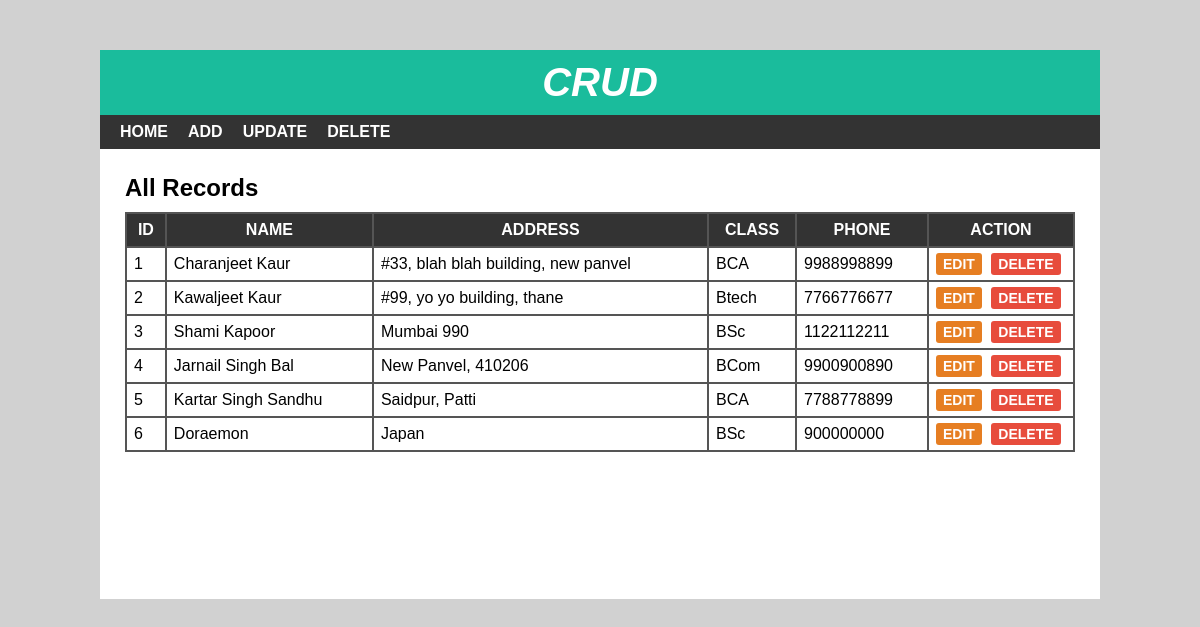
The page / on the database its author committed.
### tables this page shows
CREATE TABLE `student` (
  `sid` int(10) NOT NULL,
  `sname` varchar(30) NOT NULL,
  `saddress` varchar(100) NOT NULL,
  `sclass` int(10) NOT NULL,
  `sphone` varchar(10) NOT NULL
);

CREATE TABLE `studentclass` (
  `cid` int(11) NOT NULL,
  `cname` varchar(15) NOT NULL
);

### index.php (the view, shortened to what this page needs)
<?php
include 'header.php';
?>
<div id="main-content">
    <h2>All Records</h2>
    <?php
        $conn= mysqli_connect("localhost","root","","crud") or die("Connection failed!");
        $sql= "SELECT * FROM student JOIN studentclass WHERE student.sclass = studentclass.cid";
        $result= mysqli_query($conn, $sql) or die("Query Unsuccessful.");
        if(mysqli_num_rows($result) > 0){
    ?>
    <table cellpadding="7px">
        <thead>
        <th>Id</th>
        <th>Name</th>
        <th>Address</th>
        <th>Class</th>
        <th>Phone</th>
        <th>Action</th>
        </thead>
        <tbody>
            <?php
            while($row= mysqli_fetch_assoc($result)){
            ?>
            <tr>
                <td><?php echo $row['sid']; ?></td>
                <td><?php echo $row['sname']; ?></td>
                <td><?php echo $row['saddress']; ?></td>
                <td><?php echo $row['cname']; ?></td>
                <td><?php echo $row['sphone']; ?></td>
                <td>
                    <a href="edit.php?id=<?php echo $row['sid']; ?>">Edit</a>
                    <a href='delete-inline.php?id=<?php echo $row['sid']; ?>'>Delete</a>
                </td>
            </tr>
            <?php } ?>
        </tbody>
    </table>
    <?php }else{
        echo "<h2>No record found</h2>";
    }
    ?>
</div>
</div>
</body>
</html>

### header.php (shortened to what this page needs)
<!DOCTYPE html>
<html lang="en">
<head>
  <link rel="stylesheet" href="css/style.css">
</head>
<body>
    <div id="wrapper">
        <div id="header">
            <h1>Crud</h1>
        </div>
        <div id="menu">
            <ul>
                <li>
                    <a href="index.php">Home</a>
                </li>
                <li>
                    <a href="add.php">Add</a>
                </li>
                <li>
                    <a href="update.php">Update</a>
                </li>
                <li>
                    <a href="delete.php">Delete</a>
                </li>
            </ul>
        </div>

### style.css (style rules this page uses)
body { font:16px arial; margin: 0; padding: 0; background: #d1d1d1; }
#wrapper { width: 1000px; margin: 50px auto 0; background-color: #fff; }
#header { text-align: center; background-color: #1abc9c; padding: 10px; }
#header h1 { color: #fff; font-size: 40px; font-style: italic; font-weight: 700; text-transform: uppercase; margin: 0; }
#menu { background-color: #333; }
#menu ul { font-size: 0; padding: 0 10px; margin: 0; list-style: none; }
#menu ul li { display: inline-block; }
#menu ul li a { color: #fff; font-size: 16px; font-weight: 600; padding: 8px 10px; display: block; text-decoration: none; text-transform: uppercase; transition: all 0.3s ease; }
#main-content { padding: 25px; min-height: 400px; }
#main-content h2 { margin: 0 0 10px; text-transform: capitalize; }
#main-content table { width: 100%; background-color: #555; margin: 0 0 20px; }
#main-content table th { color: #fff; background-color: #333; text-transform: uppercase; }
#main-content table th:last-child { width: 130px; }
#main-content table td { background-color: #fff; }
#main-content table td a { font-size: 14px; font-weight: 600; text-transform: uppercase; padding: 3px 7px; color: #fff; background-color: #e67e22; text-decoration: none; border-radius: 3px; }
#main-content table td a:nth-child(2) { background-color: #e74c3c; margin: 0 0 0 5px; }

### rows shown on the page
student: sid "1", sname "Charanjeet Kaur", saddress "#33, blah blah building, new panvel", studentclass.cname "BCA", sphone "9988998899"
student: sid "2", sname "Kawaljeet Kaur", saddress "#99, yo yo building, thane", studentclass.cname "Btech", sphone "7766776677"
student: sid "3", sname "Shami Kapoor", saddress "Mumbai 990", studentclass.cname "BSc", sphone "1122112211"
student: sid "4", sname "Jarnail Singh Bal", saddress "New Panvel, 410206", studentclass.cname "BCom", sphone "9900900890"
student: sid "5", sname "Kartar Singh Sandhu", saddress "Saidpur, Patti", studentclass.cname "BCA", sphone "7788778899"
student: sid "6", sname "Doraemon", saddress "Japan", studentclass.cname "BSc", sphone "900000000"
